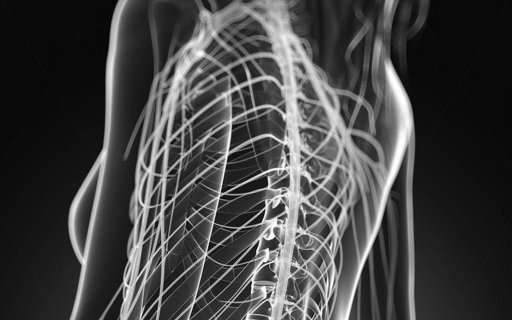
%> input picture noise_fpga/matlab对比实验/图4/medi.bmp, 512 x 320 px; the run also reads 1 picture not shown here
$ octave compare_idea_noise.m   (GNU Octave 9; MATLAB toolbox functions it lacks are replaced by stand-ins)
%> lines starting %> are read from the running program, lines starting %| are printed output that depends on the picture; in (x1, y1, x2, y2) boxes, pixels count from 0 and x2, y2 are one past the last pixel; in counts of white or black regions, pixels touching at a corner belong together; the program's own positions count from 1
### noise_fpga/matlab对比实验/idealLine.m
function [ matlab_sim_ideal,ISobel ] = idealLine( I_dir,threshold )
%> called with I_dir = 'medi.bmp', threshold = 400
%基于局部的亚像素边缘提取
%完全理想的情况，阶跃边缘
%低噪声下高斯滤波

%% 构造理想直线边缘图
Image = imread(I_dir);
%> Image is the input picture: size 320x512 uint8; min 4, max 255, mean 67.7
[weight,high] = size(Image);
%> weight = 320; high = 512

%% 求梯度图像Fx,Fy
%计算图像梯度，此时需要扩充图像
I_expan = zeros(weight+2,high+2);
for m = 2:1:weight+1
    for n = 2:1:high+1
        I_expan(m,n) = Image(m-1,n-1);
    end
end
% 设置Sobel算子x方向模板
Hx = [-1,-2,-1;0,0,0;1,2,1];
% 设置Sobel算子y方向模板
Hy = Hx';
%编程序实现x,y方向梯度计算
Fx1 = zeros(weight+2,high+2);
Fy1 = zeros(weight+2,high+2);
% W = zeros(3,3);%移动窗口
for i = 1:weight
    for j = 1:high
        %模板移动窗口
        W = [I_expan(i,j),I_expan(i,j+1),I_expan(i,j+2);I_expan(i+1,j),I_expan(i+1,j+1),I_expan(i+1,j+2);I_expan(i+2,j),I_expan(i+2,j+1),I_expan(i+2,j+2)];
        Sx = Hx .* W;
        Sy = Hy .* W;
        Fx1(i+1,j+1) = sum(sum(Sx));
        Fy1(i+1,j+1) = sum(sum(Sy));
    end
end
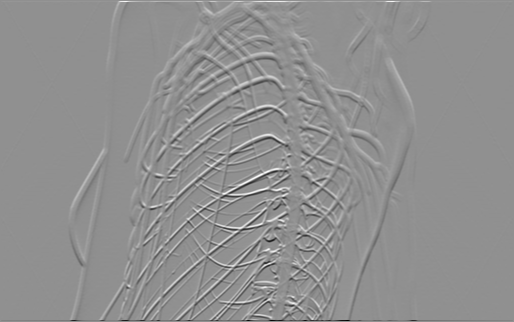
%> Fx1: size 322x514 double; min -1000, max 767, mean 0.4; drawn with min black and max white
% Fx1 = abs(Fx1);
% Fy1 = abs(Fy1);
% 将一圈扩展1个像素的图像复原
Fx = zeros(weight,high);
Fy = zeros(weight,high);
for i = 1:weight
    for j = 1:high
        Fx(i,j) = Fx1(i+1,j+1);
        Fy(i,j) = Fy1(i+1,j+1);
    end
end
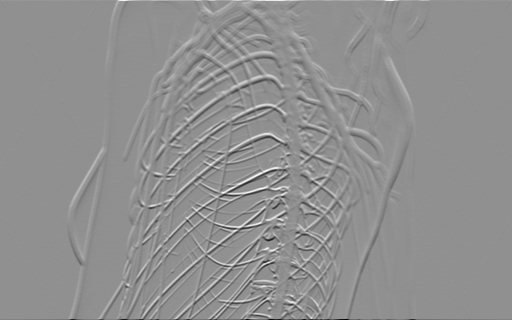
%> Fx: size 320x512 double; min -1000, max 767, mean 0.4; drawn with min black and max white
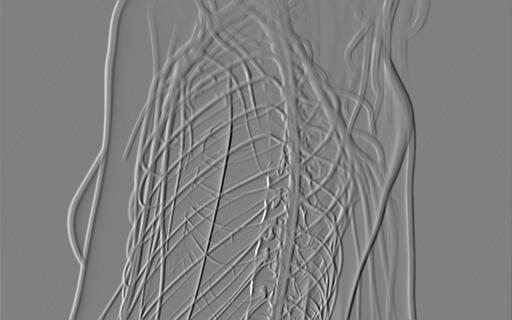
%> Fy: size 320x512 double; min -908, max 893, mean 0; drawn with min black and max white

%% 计算边缘点的位置
point = [];
ISobel = zeros(weight,high);
I_edge = abs(Fx) + abs(Fy);
for k = 2:(weight-1)
    for j = 2:(high-1)
        if (I_edge(k,j)>=threshold)
            ISobel(k,j) = 1;
            point = [point;k,j];
        else
            ISobel(k,j) = 0;
        end
    end
end
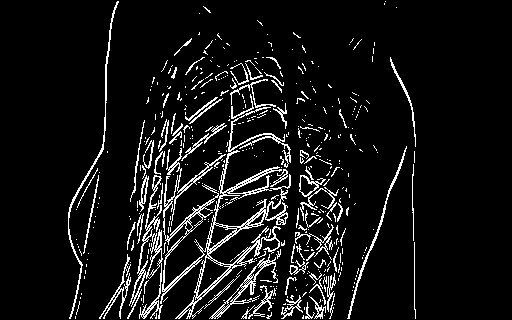
%> ISobel: size 320x512 double; values 0 (black) and 1 (white), 7.9% white in thin lines or dots, all inside (x1, y1, x2, y2) = (68, 1, 416, 319)
[number,~] = size(point);
%> number = 12890
%% 根据Fy,Fx得出边缘点大致方向
point_direc = zeros(number,3);
for a = 1:1:number
    if abs(Fy(point(a,1),point(a,2)))<=abs(Fx(point(a,1),point(a,2)))
        if(Fy(point(a,1),point(a,2))*Fx(point(a,1),point(a,2))>0)
                Direc = 2;      %(0,45)
        else    Direc = 1;      %(135,180)
        end
    elseif abs(Fy(point(a,1),point(a,2))) > abs(Fx(point(a,1),point(a,2)))
        if(Fy(point(a,1),point(a,2))*Fx(point(a,1),point(a,2))>0)
                Direc = 8;      %(45,90)
        else    Direc = 4;      %(90,135)
        end
    end
    point_direc(a,:) = [point(a,1),point(a,2),Direc];
end
%> after the loop, Direc = 4

%% 亚像素边缘计算
%忽略图像边缘的像素
matlab_sim_ideal = [];
Image = im2double(Image).*255;
%> Image: size 320x512 double
for h = 1:number
    state = point_direc(h,3);
    cx = point_direc(h,1); cy = point_direc(h,2);
    if(cx>4 && cy>4 && cx<(weight-4) && cy<(high-4))
        switch state
            case 2
                Window = Image(cx-2:cx+2,cy-1:cy+1);
                A = (Window(5,3)+Window(5,2)+Window(4,3))./3;
                B = (Window(1,1) + Window(1,2) + Window(2,1))./3;
                SL = sum(Window(:,1));
                SM = sum(Window(:,2));
                SR = sum(Window(:,3));
            case 1
                Window = Image(cx-2:cx+2,cy-1:cy+1);
                A = (Window(5,1)+Window(5,2)+Window(4,1))./3;
                B = (Window(1,3) + Window(1,2) + Window(2,3))./3;
                SL = sum(Window(:,1));
                SM = sum(Window(:,2));
                SR = sum(Window(:,3));
            case 8
                Window = Image(cx-1:cx+1,cy-2:cy+2);
                A = (Window(3,5)+Window(2,5)+Window(3,4))./3;
                B = (Window(1,1) + Window(2,1) + Window(1,2))./3;
                SL = sum(Window(1,:));
                SM = sum(Window(2,:));
                SR = sum(Window(3,:));
            case 4
                Window = Image(cx-1:cx+1,cy-2:cy+2);
                A = (Window(3,1)+Window(3,2)+Window(2,1))./3;
                B = (Window(1,5) + Window(1,4) + Window(2,5))./3;
                SL = sum(Window(1,:));
                SM = sum(Window(2,:));
                SR = sum(Window(3,:));

        end
        if(A~=B)
            atemp = (2*SM - 5*(A+B))/2/(A-B);
            btemp = (SR - SL)/2/(A-B);
        else
            atemp = 0;
            btemp = 0;
        end
        matlab_sim_ideal = [matlab_sim_ideal;cx,cy,atemp,btemp,state];
    end
end
%> this loop made 12890 passes
%> (state, cx, cy, A, B, SL, SM, SR) on passes 10 to 11: (8, 5, 117, 157.7, 7.33, 330, 401, 457), (8, 5, 118, 164.7, 18, 483, 559, 619)
%> (state, cx, cy, A, B, SL, SM, SR) on passes 12 to 17: (8, 5, 385, 148, 46, 487, 502, 510), (8, 6, 116, 147.7, 8.67, 250, 305, 357), (8, 6, 117, 161.3, 8.33, 401, 457, 513), (8, 7, 116, 157, 7.67, 305, 357, 421), (8, 7, 117, 164.7, 12.67, 457, 513, 579), (4, 7, 204, 106, 24, 284, 342, 446)
%> after the loop, A = 164; B = 49.67; SL = 514; SM = 523; SR = 532; Window = [167 157 92 48 50; 165 160 98 49 51; 166 161 104 49 52]; atemp = -0.0977; btemp = 0.0787
end

### noise_fpga/matlab对比实验/noiseLine2.m
function [ matlab_sim_noise,ISobel] = noiseLine2( I_dir,threshold )
%> called with I_dir = 'medi_noise.bmp', threshold = 400
%UNTITLED2 此处显示有关此函数的摘要
%   此处显示详细说明
I_noise = imread(I_dir);
I_noise = im2double(I_noise);
%> I_noise: size 320x512 double
[weight1,high1] = size(I_noise);                      %图片的长和宽
%> weight1 = 320; high1 = 512
G = I_noise;
tic
K = [1,2,1;2,4,2;1,2,1]./16;
for i=2:(weight1-1)
    for j = 2:(high1-1)
        mask = I_noise(i-1:i+1,j-1:j+1);
        mask_I = mask.*K;
        G(i,j) = sum(sum(mask_I)).*255;
    end
end
G = G(2:319,:);
%> G: size 318x512 double
[weight,high] = size(G);
%> weight = 318
%% ---------------------滤波后，sobel算子计算粗边缘------------------%
% 求梯度图像Fx,Fy
%计算图像梯度，此时需要扩充图像
I_expan = zeros(weight+2,high+2);                   %扩充后的图像
for m = 2:1:weight+1
    for n = 2:1:high+1
        I_expan(m,n) = G(m-1,n-1);
    end
end
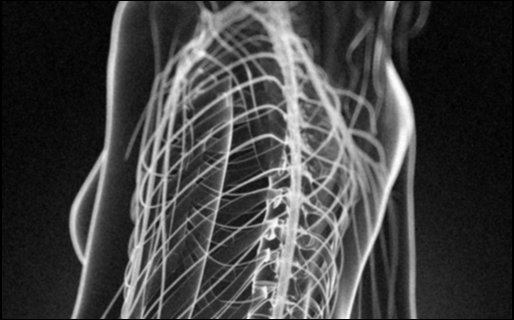
%> I_expan: size 320x514 double; min 0, max 253.6, mean 67.1
% 设置Sobel算子x方向模板，y方向模板
Hx = [-1,-2,-1;0,0,0;1,2,1];
Hy = Hx';
%编程序实现x,y方向梯度计算
Fx1 = zeros(weight+2,high+2);
Fy1 = zeros(weight+2,high+2);
W = zeros(3,3);%移动窗口
for i = 1:weight
    for j = 1:high
        %模板移动窗口
        W = [I_expan(i,j),I_expan(i,j+1),I_expan(i,j+2); ...
             I_expan(i+1,j),I_expan(i+1,j+1),I_expan(i+1,j+2); ...
             I_expan(i+2,j),I_expan(i+2,j+1),I_expan(i+2,j+2)];
        Sx = Hx .* W;
        Sy = Hy .* W;
        Fx1(i+1,j+1) = sum(sum(Sx));
        Fy1(i+1,j+1) = sum(sum(Sy));
    end
end
%> Fx1: size 320x514 double
%> Fy1: size 320x514 double
% 将一圈扩展1个像素的图像复原
Fx = zeros(weight,high);
Fy = zeros(weight,high);
for i = 1:weight
    for j = 1:high
        Fx(i,j) = Fx1(i+1,j+1);
        Fy(i,j) = Fy1(i+1,j+1);
    end
end
%> Fx: size 318x512 double
%> Fy: size 318x512 double

point = [];                                         %边缘点位置
ISobel = zeros(weight,high);                        %边缘图像
I_edge = abs(Fx) + abs(Fy);
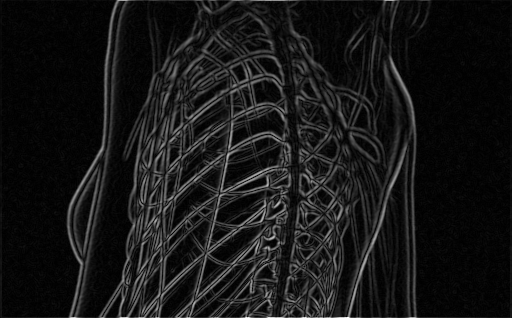
%> I_edge: size 318x512 double; min 2.84e-14, max 1132, mean 101.6; drawn with min black and max white
for k = 2:(weight-1)
    for j = 2:(high-1)
        if (I_edge(k,j)>=threshold)
            ISobel(k,j) = 1;
            point = [point;k,j];                    %边缘点的位置
        else
            ISobel(k,j) = 0;
        end
    end
end
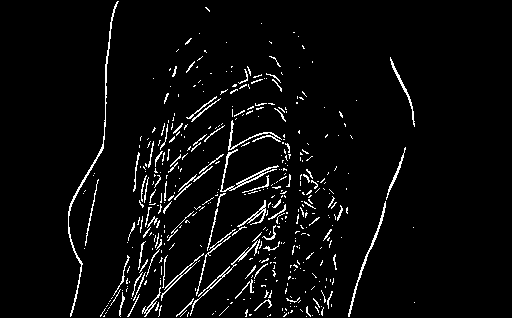
%> ISobel: size 318x512 double; values 0 (black) and 1 (white), 4.2% white in thin lines or dots, all inside (x1, y1, x2, y2) = (68, 1, 415, 317)
[number,~] = size(point);                           %像素级边缘点的个数
%> number = 6834
point_direc = zeros(number,3);                      %边缘点处斜率范围
for a = 1:1:number
    if abs(Fy(point(a,1),point(a,2)))<=abs(Fx(point(a,1),point(a,2)))
        if(Fy(point(a,1),point(a,2))*Fx(point(a,1),point(a,2))>0)
                Direc = 2;                          %(0,45)
        else    Direc = 1;                           %(135,180)
        end
    elseif abs(Fy(point(a,1),point(a,2))) > abs(Fx(point(a,1),point(a,2)))
        if(Fy(point(a,1),point(a,2))*Fx(point(a,1),point(a,2))>0)
                Direc = 8;      %(45,90)
        else    Direc = 4;      %(90,135)
        end
    end
    point_direc(a,:) = [point(a,1),point(a,2),Direc];
end

%% 亚像素边缘计算
%忽略图像边缘的像素
matlab_sim_noise = [];
for h = 1:number
    state = point_direc(h,3);
    cx = point_direc(h,1); cy = point_direc(h,2);
    if(cx>3 && cy>3 && cx<(weight-3) && cy<(high-3))
        switch state
            case 2                                              %（0，45）
                Window = G(cx-3:cx+3,cy-1:cy+1);
                A = (Window(7,3)+Window(7,2)/2+Window(6,3)/2)/2;
                B = (Window(1,1) + Window(1,2)/2 + Window(2,1)/2)/2;
                SL = sum(Window(3:7,1));
                SM = sum(Window(2:6,2));
                SR = sum(Window(1:5,3));
                m = 1;
            case 1                                             %（135，180）
                Window = G(cx-3:cx+3,cy-1:cy+1);
                A = (Window(7,1)+Window(7,2)/2+Window(6,1)/2)/2;
                B = (Window(1,3) + Window(1,2)/2 + Window(2,3)/2)/2;
                SL = sum(Window(1:5,1));
                SM = sum(Window(2:6,2));
                SR = sum(Window(3:7,3));
                m = -1;
            case 8                                             %（45，90）
                Window = G(cx-1:cx+1,cy-3:cy+3);
                A = (Window(3,7)+Window(2,7)/2+Window(3,6)/2)/2;
                B = (Window(1,1) + Window(2,1)/2 + Window(1,2)/2)/2;
                SL = sum(Window(1,3:7));
                SM = sum(Window(2,2:6));
                SR = sum(Window(3,1:5));
                m = 1;
            case 4                                              %(90,135)
                Window = G(cx-1:cx+1,cy-3:cy+3);
                A = (Window(3,1)+Window(3,2)/2+Window(2,1)/2)/2;
                B = (Window(1,7) + Window(1,6)/2 + Window(2,7)/2)/2;
                SL = sum(Window(1,1:5));
                SM = sum(Window(2,2:6));
                SR = sum(Window(3,3:7));
                m = -1;
        end
        if(A ~= B)
            atemp = (2*SM - 5*(A+B))/(2*(A-B));
            btemp = m + (SR-SL)/(2*(A-B));
        else
            atemp = 0;
            btemp = 0;
        end
        matlab_sim_noise = [matlab_sim_noise;cx,cy,atemp,btemp,state];
    end
end
%> this loop made 6834 passes
%> (cx, cy, A, B, SL, SM, SR, atemp) on pass 5: (4, 117, 164, 8.8, 474.6, 404.3, 312.2, -0.179)
%> (cx, cy) on passes 1 to 4: (2, 118), (2, 119), (3, 117), (3, 118)
toc
end

### noise_fpga/matlab对比实验/compare.m
function [ a_dist,b_dist,number ] = compare( matlab_sim_ideal,matlab_sim_noise )
[len_ideal,~] = size(matlab_sim_ideal);
[len_noise,~] = size(matlab_sim_noise);
aerr = 0;
berr = 0;
number = 0 ;
for i = 1:len_ideal
    x_ideal = matlab_sim_ideal(i,1);
    y_ideal = matlab_sim_ideal(i,2);
    for j=1:len_noise
        x_noise = matlab_sim_noise(j,1);
        y_noise = matlab_sim_noise(j,2);
        if(x_noise == x_ideal && y_noise == y_ideal)
            atmp_ideal = matlab_sim_ideal(i,3);
            btmp_ideal = matlab_sim_ideal(i,4);
            atmp_noise = matlab_sim_noise(j,3);
            btmp_noise = matlab_sim_noise(j,4);
            aerr = aerr + (atmp_ideal-atmp_noise).^2;
            berr = berr + (btmp_ideal-btmp_noise).^2;
            number = number+1;
        end
    end
end
a_dist = aerr.^0.5/number;
b_dist = berr.^0.5/number;
end

### noise_fpga/matlab对比实验/compare_idea_noise.m
clear;
clc;
I_ideal_dir = 'medi.bmp';
I_noise_dir = 'medi_noise.bmp';                 %var = 0.001
[matlab_sim_ideal,matlab_ideal_sobel] = idealLine(I_ideal_dir,400);
[matlab_sim_noise,matlab_noise_sobel] = noiseLine2(I_noise_dir,400);
%> (the run ends here)
